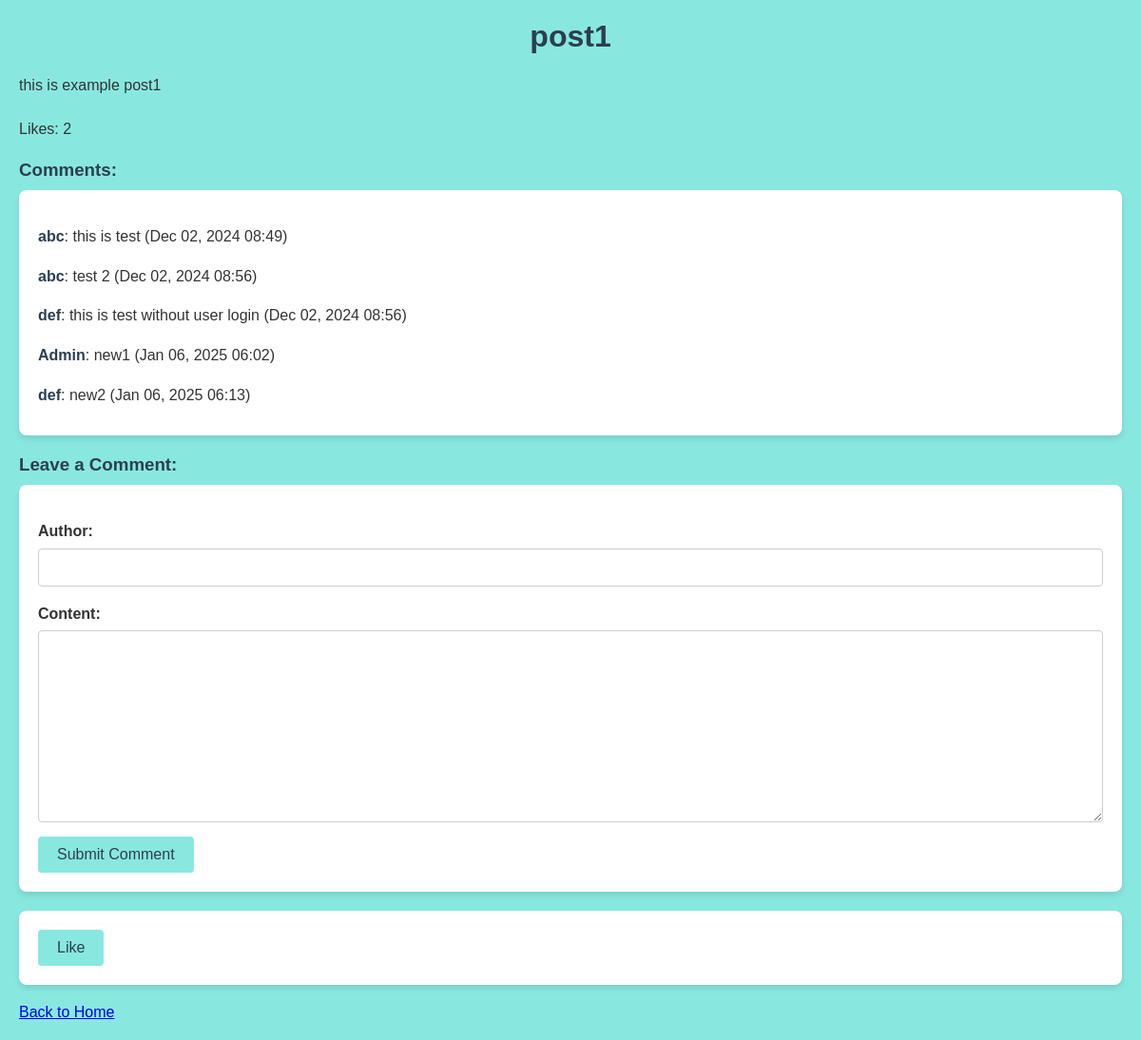
The app's page /post/1/ with its own data.
### blog/models.py (models this page shows, shortened)
class Post(models.Model):
    title = models.CharField(max_length=200)
    content = models.TextField()
    author = models.ForeignKey(User, on_delete=models.CASCADE)
    created_at = models.DateTimeField(auto_now_add=True)
    category = models.ForeignKey(Category, on_delete=models.SET_NULL, null=True)
    tags = models.ManyToManyField(Tag, blank=True)
    is_featured = models.BooleanField(default=False)

class Comment(models.Model):
    post = models.ForeignKey(Post, related_name="comments", on_delete=models.CASCADE)
    author = models.CharField(max_length=100)
    content = models.TextField()
    created_at = models.DateTimeField(auto_now_add=True)

### blog/views.py (the view)
# urls.py: path('post/<int:post_id>/', views.post_detail, name='post_detail'),
def post_detail(request, post_id):
    post = get_object_or_404(Post, id=post_id)
    comments = post.comments.all()
    like_count = post.like_dislike.filter(is_like=True).count()
    if request.method == 'POST':
        if request.user.is_authenticated:
            form = CommentForm(request.POST)
            if form.is_valid():
                new_comment = form.save(commit=False)
                new_comment.post = post
                new_comment.save()
                return redirect('post_detail', post_id=post.id)
        else:
            messages.error(request, "You must be logged in to comment.")
            return redirect('login')  # Redirect to login page or handle as needed
    else:
        form = CommentForm()
    return render(request, 'blog/post_detail.html', {'post': post, 'comments': comments, 'form': form, 'like_count': like_count})

### blog/forms.py
class CommentForm(forms.ModelForm):
    class Meta:
        model = Comment
        fields = ['author', 'content']

### blog/templates/blog/post_detail.html (shortened to what this page needs)
{% block content %}
    <h1>{{ post.title }}</h1>
    <p>{{ post.content }}</p>
    <p>Likes: {{ like_count }}</p>
    <h3>Comments:</h3>
    <div id="comments-section">
        {% for comment in comments %}
            <p><strong>{{ comment.author }}</strong>: {{ comment.content }} ({{ comment.created_at|date:"M d, Y H:i" }})</p>
        {% empty %}
            <p>No comments yet. Be the first to comment!</p>
        {% endfor %}
    </div>
    <h3>Leave a Comment:</h3>
    <form method="POST">
        {{ form.as_p }}
        <button type="submit">Submit Comment</button>
    </form>
    <form method="POST" action="{% url 'like_post' post.id %}">
        <button type="submit">
            {% if user in post.likes.all %}
                Unlike
            {% else %}
                Like
            {% endif %}
        </button>
    </form>
    <a href="{% url 'home' %}">Back to Home</a>
{% endblock %}

### blog/templates/blog/post_detail.html (style rules this page uses)
h1, h2, h3 { color: #2c3e50; }
h1 { text-align: center; margin-bottom: 20px; }
h3 { margin-top: 20px; margin-bottom: 10px; }
p { line-height: 1.6; margin-bottom: 20px; }
#comments-section { background-color: #ffffff; padding: 20px; border-radius: 8px; box-shadow: 0 4px 6px rgba(0, 0, 0, 0.1); margin-bottom: 20px; }
#comments-section p { margin-bottom: 10px; }
#comments-section p strong { color: #2c3e50; }
form { background-color: #ffffff; padding: 20px; border-radius: 8px; box-shadow: 0 4px 6px rgba(0, 0, 0, 0.1); margin-bottom: 20px; }
form p { margin-bottom: 15px; }
form label { display: block; font-weight: bold; margin-bottom: 5px; }
form input[type="text"], form textarea { width: 100%; padding: 10px; border: 1px solid #ccc; border-radius: 4px; font-size: 16px; box-sizing: border-box; }
form textarea { resize: vertical; min-height: 100px; }
button[type="submit"] { background-color: #88e8e0; color: #2c3e50; padding: 10px 20px; border: none; border-radius: 4px; font-size: 16px; cursor: pointer; transition: background-color 0.3s ease; }

### records on screen
Post: title "post1", content "this is example post1"
Comment: author "abc", content "this is test", created_at "Dec 02, 2024 08:49"
Comment: author "abc", content "test 2", created_at "Dec 02, 2024 08:56"
Comment: author "def", content "this is test without user login", created_at "Dec 02, 2024 08:56"
Comment: author "Admin", content "new1", created_at "Jan 06, 2025 06:02"
Comment: author "def", content "new2", created_at "Jan 06, 2025 06:13"

### other values on screen
{{ like_count }} "2"
